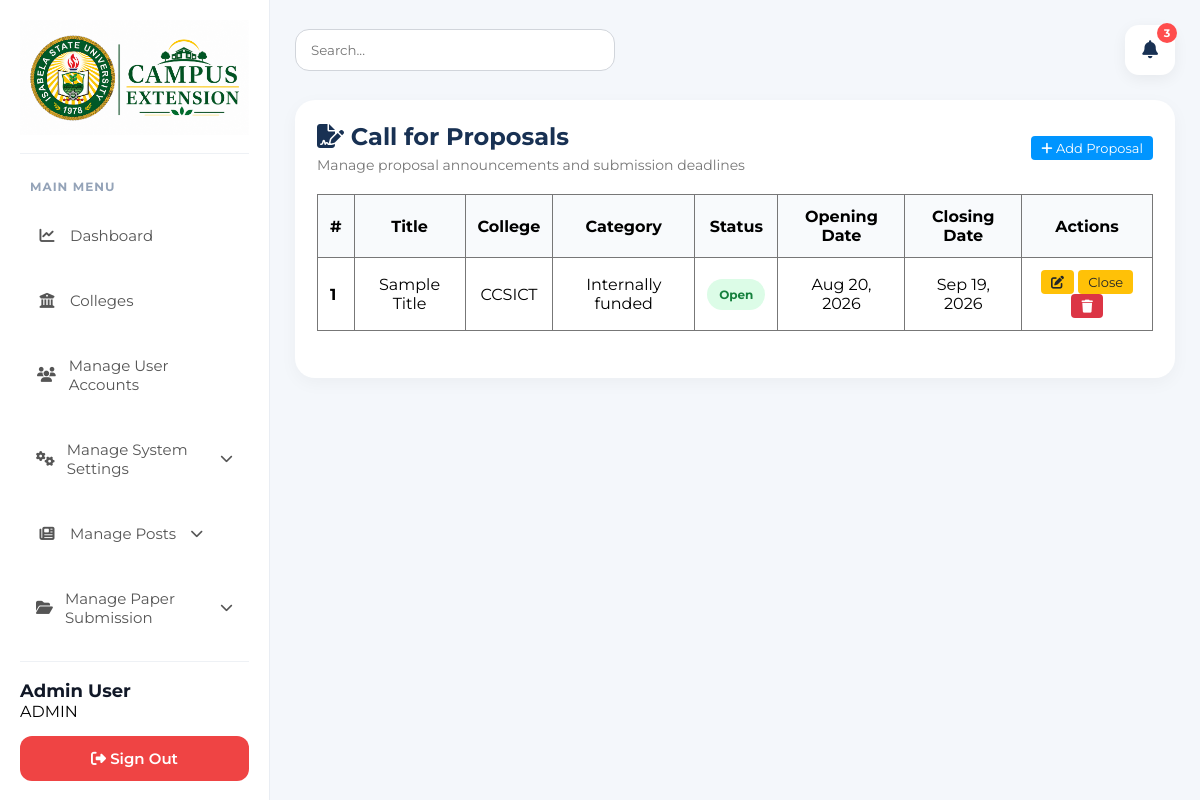
The page /admin/proposal (signed in) on the database its author committed.
### tables this page shows
CREATE TABLE IF NOT EXISTS `proposals` (
  `id` int NOT NULL AUTO_INCREMENT,
  `title` varchar(255) NOT NULL,
  `college_id` int DEFAULT NULL,
  `category` enum('internally_funded','externally_funded') DEFAULT 'internally_funded',
  `status` enum('open','closed') DEFAULT 'open',
  `opening_date` date NOT NULL,
  `closing_date` date NOT NULL,
  `description` text,
  `file_path` varchar(255) DEFAULT NULL,
  `created_at` timestamp NULL DEFAULT CURRENT_TIMESTAMP,
  `updated_at` timestamp NULL DEFAULT CURRENT_TIMESTAMP ON UPDATE CURRENT_TIMESTAMP,
  PRIMARY KEY (`id`),
  KEY `college_id` (`college_id`),
  CONSTRAINT `proposals_ibfk_1` FOREIGN KEY (`college_id`) REFERENCES `colleges` (`id`) ON DELETE SET NULL
);

CREATE TABLE IF NOT EXISTS `colleges` (
  `id` int NOT NULL AUTO_INCREMENT,
  `abbreviation` varchar(20) NOT NULL,
  `description` varchar(255) NOT NULL,
  `created_at` timestamp NULL DEFAULT CURRENT_TIMESTAMP,
  `updated_at` timestamp NULL DEFAULT CURRENT_TIMESTAMP ON UPDATE CURRENT_TIMESTAMP,
  PRIMARY KEY (`id`),
  UNIQUE KEY `abbreviation` (`abbreviation`)
);

### app/Http/Controllers/Controller.php (called while the page is built, shortened)
<?php
class Controller
{
    protected function render($view, $data = [])
    {
        require __DIR__ . '/../../views/layouts/app.php';
    }
}

### app/Http/Controllers/Admin/ProposalController.php (called while the page is built, shortened)
<?php
require_once __DIR__ . '/../../../models/Proposal.php';
class ProposalController extends \Controller
{
    private $proposalModel;
    public function __construct()
    {
        $config = require __DIR__ . '/../../../../config/database.php';
        $pdo = new \PDO("mysql:host={$config['host']};dbname={$config['dbname']};charset={$config['charset']}", $config['username'], $config['password']);
        $pdo->setAttribute(\PDO::ATTR_ERRMODE, \PDO::ERRMODE_EXCEPTION);
        $this->proposalModel = new \Proposal($pdo);
    }
    public function index()
    {
        $proposals = $this->proposalModel->getAll();
        $this->render('proposals/index', ['proposals' => $proposals]);
    }
}

### app/models/Proposal.php (called while the page is built, shortened)
<?php
class Proposal
{
    private $db;
    public function __construct($pdo)
    {
        $this->db = $pdo;
    }
    public function getAll()
    {
        $stmt = $this->db->query("
            SELECT p.*, c.abbreviation as college_abbr
            FROM proposals p
            LEFT JOIN colleges c ON p.college_id = c.id
            ORDER BY p.created_at DESC
        ");
        return $stmt->fetchAll(PDO::FETCH_ASSOC);
    }
}

### app/views/admin/proposals/index.php (the view, shortened to what this page needs)
<div class="card">
    <div class="table-header">
        <div>
            <h2><i class="fas fa-file-signature"></i> Call for Proposals</h2>
            <p class="table-subtitle">Manage proposal announcements and submission deadlines</p>
        </div>
        <a href="/admin/proposal/create" class="btn btn-primary"><i class="fas fa-plus"></i> Add Proposal</a>
    </div>
    <table>
        <thead>
            <tr>
                <th>#</th>
                <th>Title</th>
                <th>College</th>
                <th>Category</th>
                <th>Status</th>
                <th>Opening Date</th>
                <th>Closing Date</th>
                <th>Actions</th>
            </tr>
        </thead>
        <tbody>
            <?php if (empty($proposals)): ?>
                <tr>
                    <td colspan="7" style="text-align:center;color:#777;">No proposals found.</td>
                </tr>
            <?php else: ?>
                <?php foreach ($proposals as $index => $item): ?>
                    <tr>
                        <td><?= $index + 1 ?></td>
                        <td><?= htmlspecialchars($item['title']) ?></td>
                        <td><?= htmlspecialchars($item['college_abbr'] ?? 'N/A') ?></td>
                        <td><?= str_replace('_', ' ', ucfirst($item['category'])) ?></td>
                        <td>
                            <?php if ($item['status'] === 'open'): ?>
                                <span class="badge badge-approved">Open</span>
                            <?php else: ?>
                                <span class="badge badge-declined">Closed</span>
                            <?php endif; ?>
                        </td>
                        <td><?= date('M d, Y', strtotime($item['opening_date'])) ?></td>
                        <td><?= date('M d, Y', strtotime($item['closing_date'])) ?></td>
                        <td>
                            <a href="/admin/proposal/edit?id=<?= $item['id'] ?>" class="btn btn-sm btn-edit"><i class="fas fa-edit"></i></a>
                            <form method="POST" action="/admin/proposal/toggle" style="display:inline;">
                                <button type="submit" class="btn btn-sm <?= $item['status'] === 'open' ? 'btn-warning' : 'btn-success' ?>">
                                    <?= $item['status'] === 'open' ? 'Close' : 'Open' ?>
                                </button>
                            </form>
                            <form method="POST" action="/admin/proposal/delete" style="display:inline;" onsubmit="return confirm('Delete this proposal?')">
                                <button type="submit" class="btn btn-sm btn-danger"><i class="fas fa-trash"></i></button>
                            </form>
                        </td>
                    </tr>
                <?php endforeach; ?>
            <?php endif; ?>
        </tbody>
    </table>
</div>

### public/css/admin.css (style rules this page uses)
* { margin: 0; padding: 0; box-sizing: border-box; font-family: 'Montserrat', sans-serif; }
body { display: flex; background: #f4f7fb; }
a { text-decoration: none !important; }
.card { background: #fff; border-radius: 20px; padding: 22px; margin-bottom: 20px; box-shadow: 0 5px 18px rgba(0, 0, 0, 0.04); }
table { width: 100%; border-collapse: collapse; }
th, td { padding: 14px; border-bottom: 1px solid #eee; text-align: left; }
th { background: #f8fafc; }
.table-header { display: flex; justify-content: space-between; align-items: center; margin-bottom: 20px; }
.table-header h2 { color: #183153; margin-bottom: 5px; }
.table-subtitle { color: #777; font-size: 14px; }
.badge { padding: 4px 10px; border-radius: 12px; font-size: 12px; font-weight: 600; display: inline-block; }
.badge-approved { background: #d4edda; color: #155724; }
.badge { background: #dcfce7; color: #15803d; padding: 8px 12px; border-radius: 20px; font-size: 12px; font-weight: 700; }
table { width: 100%; border-collapse: collapse; margin-bottom: 25px; }
table th, table td { border: 1px solid #777; padding: 12px; text-align: center; }
table th:first-child, table td:first-child { text-align: left; font-weight: bold; }
.btn-warning, .btn-edit { background: #ffc107; color: #212529; }
.btn-primary { background: #0095ff; color: #fff; }
.btn { padding: 4px 10px; font-size: 13px; border: none; border-radius: 4px; cursor: pointer; }
.btn-sm { padding: 4px 10px; font-size: 13px; border: none; border-radius: 4px; cursor: pointer; }
.btn-danger { background: #dc3545; color: #fff; }
.btn-edit { background: #ffc107; color: #212529; }

### rows shown on the page
proposals: title "Sample Title", college.abbreviation "CCSICT", category "Internally funded", status "Open", opening_date "Aug 20, 2026", closing_date "Sep 19, 2026"

### other values the page prints
$_SESSION['user_name'] "Admin User"
$_SESSION['user_role'] "ADMIN"
